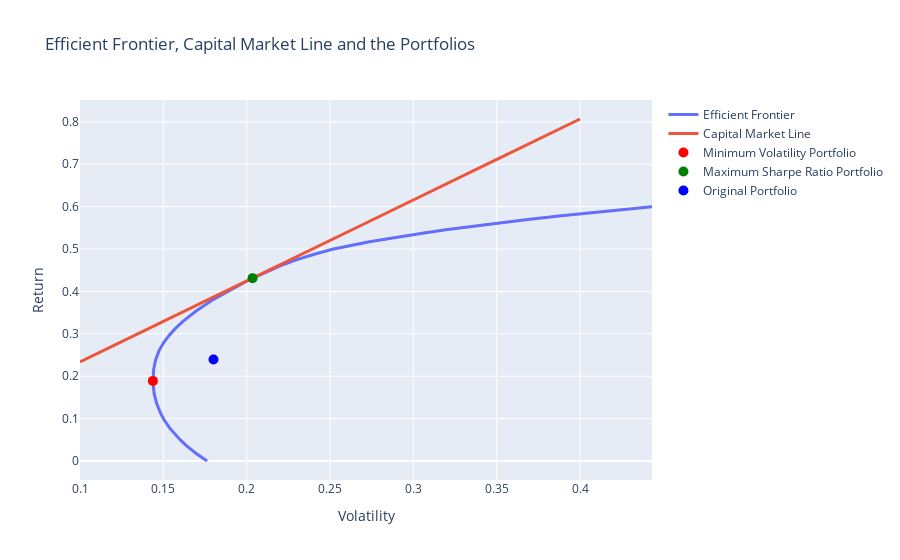

Here is the notebook cell this chart was saved with:
### Markdown cell above
### 7. Plot

### Code cell
# Plotting the Efficient Frontier, Capital Market Line, Sharpe Gradient and all the portfolios
fig = go.Figure()
fig.add_trace(go.Scatter(x=ef_volatility, y=ef_returns, mode='lines', name='Efficient Frontier', line=dict(width=3))) # Efficient Frontier
fig.add_trace(go.Scatter(x=cml_x, y=cml_y, mode='lines', name='Capital Market Line', line=dict(width=3))) # Capital Market Line

fig.add_trace(go.Scatter(x=[mv_volatility], y=[mv_returns], mode='markers', marker=dict(size=10, color='red'), name='Minimum Volatility Portfolio')) # Minimum Variance Portfolio
fig.add_trace(go.Scatter(x=[ms_volatility], y=[ms_returns], mode='markers', marker=dict(size=10, color='green'), name='Maximum Sharpe Ratio Portfolio')) # Maximum Sharpe Ratio Portfolio
fig.add_trace(go.Scatter(x=[exp_volatility], y=[exp_return], mode='markers', marker=dict(size=10, color='blue'), name='Original Portfolio')) # Original Portfolio

fig.update_layout(title='Efficient Frontier, Capital Market Line and the Portfolios', xaxis_title='Volatility', yaxis_title='Return') # Updating the layout of the plot
fig.show()

### Figure 1 — Plotly figure (JSON) as saved in the notebook; plotly's stock layout.template omitted (floating-point values rounded to 4 significant figures; data arrays with more than 128 entries replaced by an {"elided": "..."} marker saying what was removed)
{"data": [{"line": {"width": 3}, "mode": "lines", "name": "Efficient Frontier", "type": "scatter", "x": {"elided": "6000 float values"}, "y": {"elided": "6000 float values"}}, {"line": {"width": 3}, "mode": "lines", "name": "Capital Market Line", "type": "scatter", "x": {"elided": "4000 float values"}, "y": {"elided": "4000 float values"}}, {"marker": {"color": "red", "size": 10}, "mode": "markers", "name": "Minimum Volatility Portfolio", "type": "scatter", "x": [0.1437], "y": [0.1889]}, {"marker": {"color": "green", "size": 10}, "mode": "markers", "name": "Maximum Sharpe Ratio Portfolio", "type": "scatter", "x": [0.2035], "y": [0.4314]}, {"marker": {"color": "blue", "size": 10}, "mode": "markers", "name": "Original Portfolio", "type": "scatter", "x": [0.1801], "y": [0.2393]}], "layout": {"title": {"text": "Efficient Frontier, Capital Market Line and the Portfolios"}, "xaxis": {"title": {"text": "Volatility"}}, "yaxis": {"title": {"text": "Return"}}}}
